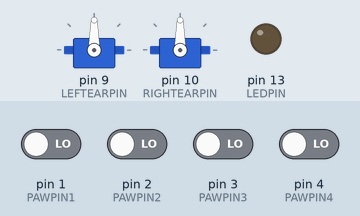
The sketch below on a simulated Arduino Uno, built with avr-gcc and run on an emulated ATmega328P. On the bench: 2 × servo, output pins drawn as LEDs (lit = HIGH). The inputs (shaded band) are chosen by the test bench; at power-on: pin 1 (PAWPIN1), pin 2 (PAWPIN2), pin 3 (PAWPIN3), pin 4 (PAWPIN4) LOW. Random numbers use the default seed unless the sketch sets one.

Above: at 1.2 s.
1.3 s: pin 1 (PAWPIN1) driven HIGH
At 2.0 s:
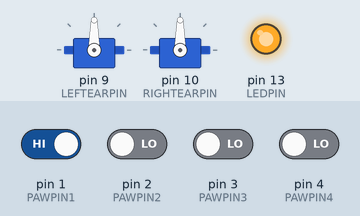
2.8 s: pin 2 (PAWPIN2) driven HIGH
At 3.4 s:
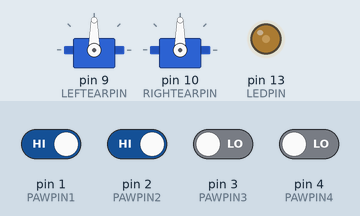
4.3 s: pin 4 (PAWPIN4) driven HIGH
At 5.3 s:
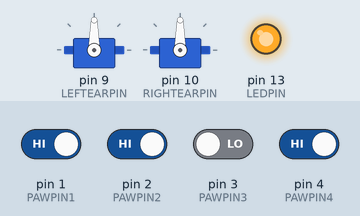
Timing chart, 0 to 7.3 s (numbered marks = the images above; inputs shaded):
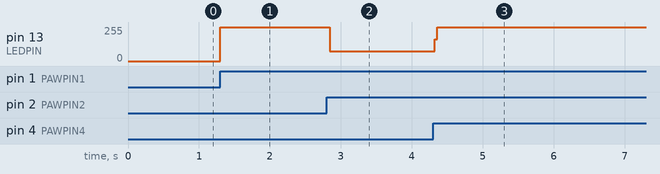

The sketch:

sketch_feb8a.ino
```cpp
//yo
//shared with Mr Hansen successfully
#include <Servo.h>
const byte LEDPIN = 13;
const byte PAWPIN1 = 1;
const byte PAWPIN2 = 2;
const byte PAWPIN3 = 3;
const byte PAWPIN4 = 4;
const byte LEFTEARPIN = 9;
const byte RIGHTEARPIN = 10;

Servo LeftEar;
Servo RightEar;

void setup() {
  pinMode(LEDPIN, OUTPUT);
  pinMode(PAWPIN1, INPUT);
  pinMode(PAWPIN2, INPUT);
  pinMode(PAWPIN3, INPUT);
  pinMode(PAWPIN4, INPUT);
  LeftEar.attach(LEFTEARPIN);
  RightEar.attach(RIGHTEARPIN);
}

void loop() {
  if (digitalRead(PAWPIN1) == HIGH) {
    digitalWrite(LEDPIN, HIGH);
  }

  if (digitalRead(PAWPIN2) == HIGH) {
    digitalWrite(LEDPIN, LOW);
  }

  if (digitalRead(PAWPIN3) == HIGH) {
    playMusic();
  }

  if (digitalRead(PAWPIN4) == HIGH) {
    blinkingLED();
  }
}
void playMusic() {
  //play mp3 here
}

int playGame() {
  byte score = 99;
  //play game
  return score;
}


void wagEars() {
  LeftEar.write(0);
  RightEar.write(0);
  LeftEar.write(90);
  RightEar.write(90);
  LeftEar.write(0);
  RightEar.write(0);
}

void blinkingLED() {
  byte randNumber = random(1, 3);

  for (int i = 0; i < randNumber; i++) {
    digitalWrite(LEDPIN, HIGH);
    delay(500);
    digitalWrite(LEDPIN, HIGH);
    delay(500);
  }
}
```

Measured:
- after the input at 1.3 s, pin 13 (LEDPIN): 0/255 → 255/255 at once
- after the input at 2.8 s, pin 13 (LEDPIN): 255/255 → 74/255 at once
- after the input at 4.3 s, pin 13 (LEDPIN): 74/255 → 255/255 at once
